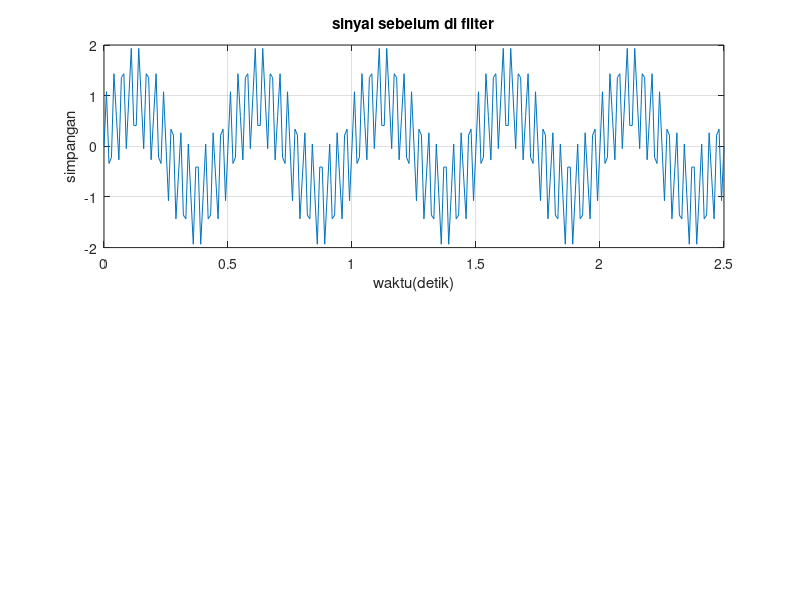

Reproduce this figure in MATLAB. (Note: this script raises an error after producing the figure.)
n=0:250;
T=0.01;
f1=2; 
f2=30; %frekuensi sinyal dalam Hz
x=sin(2*pi*f1*n*T)+sin(2*pi*f2*n*T);
subplot(211),plot(n*T,x),grid;
xlabel('waktu(detik)');
ylabel('simpangan');
title('sinyal sebelum di filter');

[z,p,k]=buttap(2);
[num,den]=zp2tf(z,p,k);
fc=5; %frek cutoff dalam HZ
wc=2*pi*fc;%frekuensi cutoff baru dalam rad/det
[n1,d1]=lp2lp(num,den,wc);
[nd,dd]=bilinear(n1,d1,1/T);
y=filter(nd,dd,x);
subplot(212), plot(n*T,y), grid;
xlabel('waktu(detik)');
ylabel('simpangan');
title('sinyal setelah di filter');
